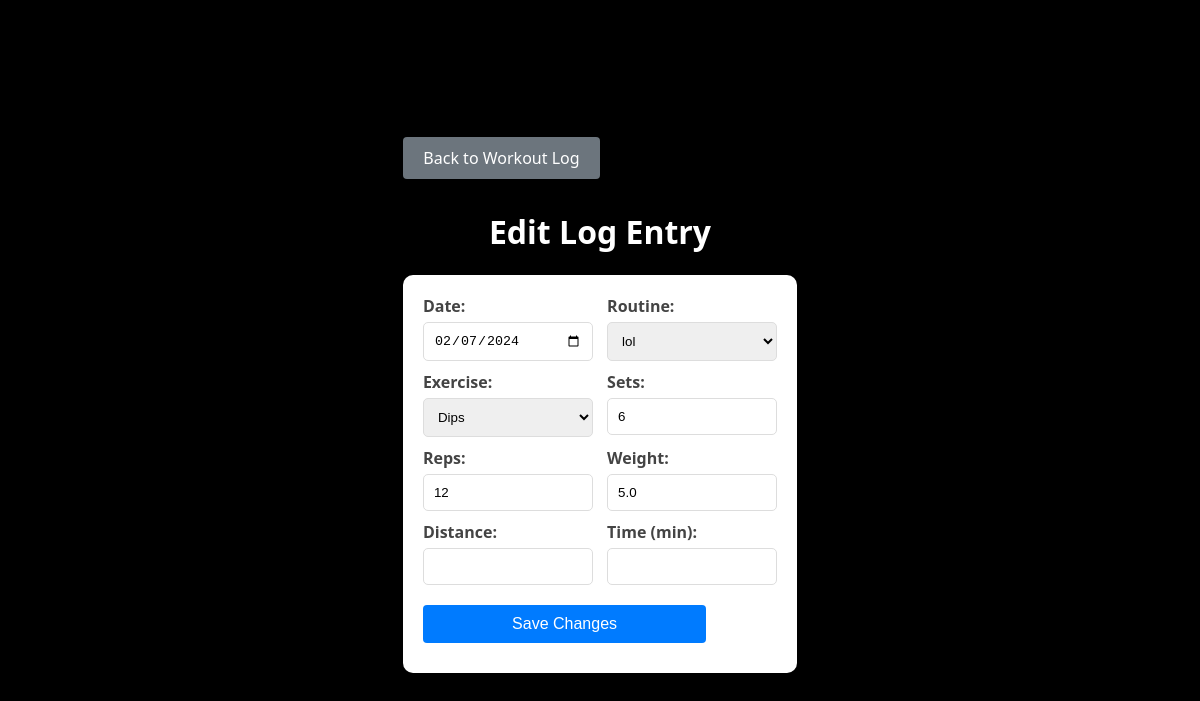
Screenshot of /edit_log/1 (signed in) with the database file from the repository.
### app.py (models this page shows)
class Logs(db.Model):
    log_id = db.Column(db.Integer, primary_key=True)
    user_id = db.Column(db.Integer, db.ForeignKey('users.user_id'), nullable=False)
    routine_id = db.Column(db.Integer, db.ForeignKey('routines.routine_id'), nullable=False)
    exercise_id = db.Column(db.Integer, db.ForeignKey('exercises.exercise_id'), nullable=False)
    sets = db.Column(db.Integer)
    reps = db.Column(db.Integer)
    weight = db.Column(db.Float)
    distance = db.Column(db.Float)
    time = db.Column(db.Float)
    date = db.Column(db.Date)
    routine = db.relationship('Routines', backref='logs', lazy=True)
    exercise = db.relationship('Exercises', backref='logs', lazy=True)

class Exercises(db.Model):
    exercise_id = db.Column(db.Integer, primary_key=True)
    exercise_name = db.Column(db.String(255), nullable=False)
    user_id = db.Column(db.Integer, db.ForeignKey('users.user_id'))  # Link to a user

### app.py (the view, shortened to what this page needs)
@app.route('/edit_log/<int:log_id>', methods=['GET', 'POST'])
def edit_log(log_id):
    session['previous_url'] = url_for('workout_log')
    if 'user_id' not in session:
        return redirect('/login')
    log_entry = Logs.query.get_or_404(log_id)
    routines = Routines.query.filter_by(user_id=session['user_id']).all()
    exercises = Exercises.query.all()
    return render_template('edit_log.html', log_entry=log_entry, routines=routines, exercises=exercises)

### templates/edit_log.html (shortened to what this page needs)
<!DOCTYPE html>
<html lang="en">
<head>
    <link rel="stylesheet" href="{{ url_for('static', filename='styles.css') }}">
</head>
<body>
    <div class="container">
        <a href="{{ url_for('workout_log') }}" class="btn btn-secondary">Back to Workout Log</a>
        <h1>Edit Log Entry</h1>
        <div class="form-container">
            <form method="POST" action="/edit_log/{{ log_entry.log_id }}">
                <div class="row">
                    <div class="form-group">
                        <label for="date">Date:</label>
                        <input type="date" id="date" name="date" value="{{ log_entry.date }}" required>
                    </div>
                    <div class="form-group">
                        <label for="routine">Routine:</label>
                        <select id="routine" name="routine" required>
                            {% for routine in routines %}
                            <option value="{{ routine.routine_id }}" {% if log_entry.routine_id == routine.routine_id %}selected{% endif %}>{{ routine.routine_name }}</option>
                            {% endfor %}
                        </select>
                    </div>
                </div>
                <div class="row">
                    <div class="form-group">
                        <label for="exercise">Exercise:</label>
                        <select id="exercise" name="exercise" required>
                            {% for exercise in exercises %}
                            <option value="{{ exercise.exercise_id }}" {% if log_entry.exercise_id == exercise.exercise_id %}selected{% endif %}>{{ exercise.exercise_name }}</option>
                            {% endfor %}
                        </select>
                    </div>
                    <div class="form-group">
                        <label for="sets">Sets:</label>
                        <input type="number" id="sets" name="sets" value="{{ log_entry.sets }}" required>
                    </div>
                </div>
                <div class = row>
                    <div class="form-group">
                        <label for="reps">Reps:</label>
                        <input type="number" id="reps" name="reps" value="{{ log_entry.reps }}" required>
                    </div>
                    <div class="form-group">
                        <label for="weight">Weight:</label>
                        <input type="number" id="weight" name="weight" value="{{ log_entry.weight }}">
                    </div>
                </div>
                <div class="row">
                    <div class="form-group">
                        <label for="distance">Distance:</label>
                        <input type="number" id="distance" name="distance" value="{{ log_entry.distance }}">
                    </div>
                    <div class="form-group">
                        <label for="time">Time (min):</label>
                        <input type="number" id="time" name="time" value="{{ log_entry.time }}">
                    </div>
                </div>
                <div style="margin-right: -200">
                    <button type="submit" class="btn">Save Changes</button>
                </div>
            </form>
        </div>
    </div>
</body>
</html>

### static/styles.css (style rules this page uses)
body, html { font-family: 'Segoe UI', Tahoma, Geneva, Verdana, sans-serif; background-color: black; margin: 0; padding: 0; display: flex; flex-direction: column; align-items: center; justify-content: center; min-height: 100vh; }
.container { width: 90%; max-width: 800px; margin-top: 20px; }
h1 { text-align: center; color: white; }
.form-container { background-color: white; padding: 20px; border-radius: 10px; box-shadow: 0 6px 12px rgba(0, 0, 0, 0.1); margin: 20px 0; display: flex; flex-wrap: wrap; justify-content: space-between; }
.row { display: flex; justify-content: space-between; }
.form-group { flex-basis: 48%; flex-direction: column; }
label { display: block; margin-bottom: 5px; font-weight: bold; color: #444; }
input, select { width: 100%; box-sizing: border-box; outline: none; }
input[type="text"], input[type="number"], input[type="date"], input[type="email"], input[type="password"], select { width: 100%; padding: 10px; margin-bottom: 10px; border-radius: 5px; border: 1px solid #ddd; box-sizing: border-box; }
.btn, .nav-button, .btn-secondary, .signup-btn, .back-btn, .btn-danger { width: 80%; padding: 10px 15px; background-color: #5cb85c; color: white; border: none; border-radius: 4px; cursor: pointer; text-align: center; font-size: 16px; text-decoration: none; display: inline-block; margin-top: 10px; margin-bottom: 10px; box-sizing: border-box; transition: background-color 0.3s ease; }
.btn, .nav-button { background-color: #007bff; color: white; }
.btn-secondary { background-color: #6c757d; color: white; width: 50%; }

### rows the page displays
Logs: date "02/07/2024", exercise "Dips", sets "6", reps "12", weight "5.0"

### other values shown
form field routine "lol"
